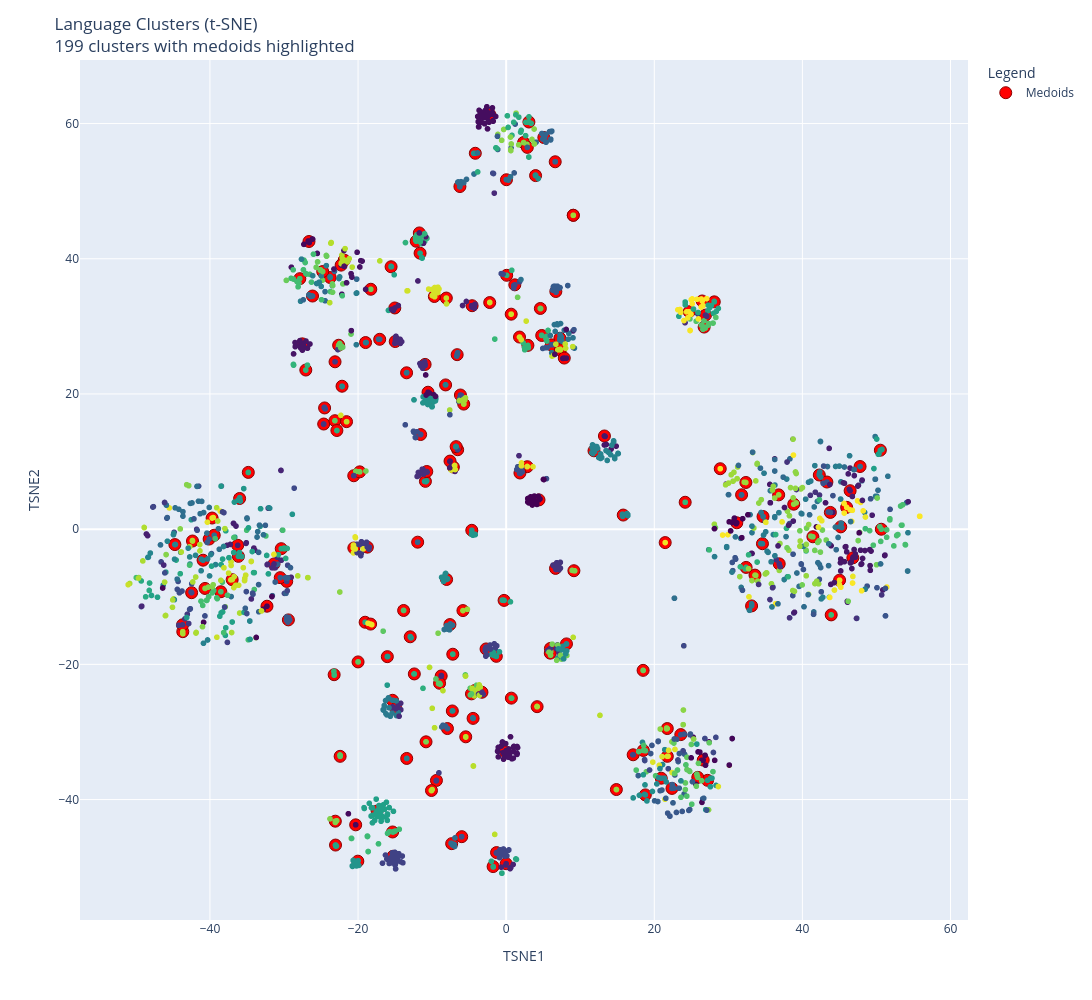

Notebook cell for this chart:
### Markdown cell above
#### Clustering Semantic Embeddings

### Code cell
# Processing clustering of LLM based embedding
print('For LLM based embeddings: ')
llm_medoid_indices, llm_mediod_dist_matrix, llm_sample_sizes = cluster_languages('llm', llm_embedding_df, fw2_lang_doc_distr_df, MAX_SAMPLE_SIZE)

### Figure 1 — Plotly figure (JSON) as saved in the notebook; plotly's stock layout.template omitted (floating-point values rounded to 4 significant figures; data arrays with more than 128 entries replaced by an {"elided": "..."} marker saying what was removed)
{"data": [{"customdata": {"elided": "1868x6 mixed values"}, "hovertemplate": "<b>%{hovertext}</b><br><br>TSNE1=%{x}<br>TSNE2=%{y}<br>name=%{customdata[0]}<br>resource_category=%{customdata[1]}<br>script=%{customdata[2]}<br>family=%{customdata[3]}<br>cluster_id=%{marker.color}<br>is_medoid=%{customdata[5]}<extra></extra>", "hovertext": {"elided": "1868 str values"}, "legendgroup": "", "marker": {"color": {"elided": "1868 int values"}, "coloraxis": "coloraxis", "symbol": "circle"}, "mode": "markers", "name": "", "showlegend": false, "type": "scattergl", "x": {"elided": "1868 float values"}, "xaxis": "x", "y": {"elided": "1868 float values"}, "yaxis": "y"}, {"customdata": {"elided": "199x8 mixed values"}, "hovertemplate": "<b>%{hovertext}</b><br>TSNE1: %{customdata[5]:.3f}<br>TSNE2: %{customdata[6]:.3f}<br>Resource Category: %{customdata[0]}<br>Script: %{customdata[1]}<br>Family: %{customdata[2]}<br>Medoid: %{customdata[4]}<br><extra></extra>", "hovertext": {"elided": "199 str values"}, "marker": {"color": "red", "line": {"color": "darkred", "width": 1}, "size": 12, "symbol": "circle"}, "mode": "markers", "name": "Medoids", "type": "scatter", "x": {"elided": "199 float values"}, "y": {"elided": "199 float values"}}], "layout": {"coloraxis": {"colorbar": {"title": {"text": "cluster_id"}}, "colorscale": [[0, "#440154"], [0.1111, "#482878"], [0.2222, "#3e4989"], [0.3333, "#31688e"], [0.4444, "#26828e"], [0.5556, "#1f9e89"], [0.6667, "#35b779"], [0.7778, "#6ece58"], [0.8889, "#b5de2b"], [1, "#fde725"]], "showscale": false}, "height": 1000, "hoverlabel": {"bgcolor": "white", "font": {"family": "Arial", "size": 12}}, "legend": {"title": {"text": "Legend"}, "tracegroupgap": 0}, "margin": {"t": 60}, "title": {"text": "Language Clusters (t-SNE)<br>199 clusters with medoids highlighted"}, "width": 1500, "xaxis": {"anchor": "y", "domain": [0, 1], "title": {"text": "TSNE1"}}, "yaxis": {"anchor": "x", "domain": [0, 1], "title": {"text": "TSNE2"}}}}
